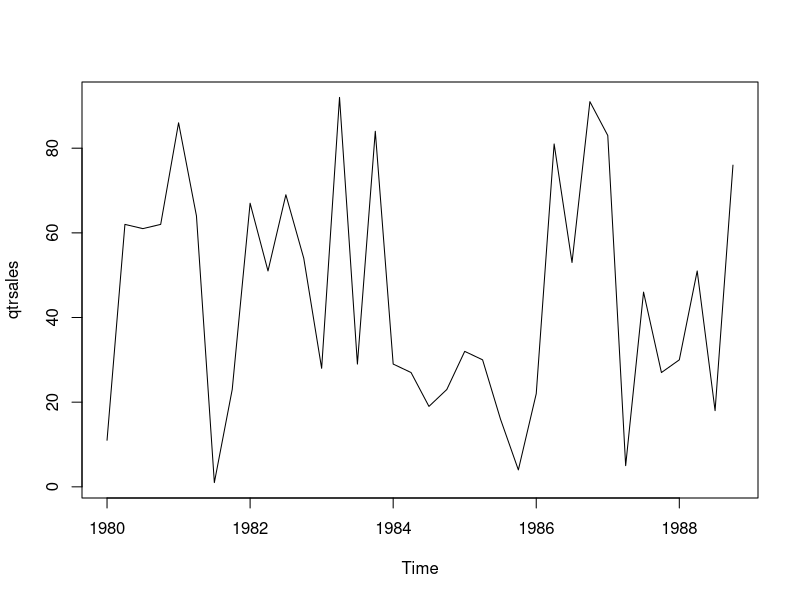

Reproduce this figure in R.
#first create a vector of numerical values
# 36 observations 
set.seed(1234)
(sales = round(runif(3*12)*100,0))
length(sales)

#This data can be daily, weekly, monthly, quartler, yearly data
#create yearly time series : start year 1980

#Yearly----
(yearlysales = ts(sales, start=c(1980), frequency=1))
(yearlysales1 = ts(sales, start=c(1980,3), frequency=1)) 
# 3rd yr from 1980

methods(class=ts)

#Quarterly -----
12/4  # freq=4
(qtrsales = ts(sales, start=c(1980), frequency=4))
plot(qtrsales)
#list data from Qtr3 1980 to  1985
window(qtrsales, start=c(1980, 3), end=c(1985, 2))


#Monthly -----
12/12  # freq=12 start month=Mar/ 1990
(monsales = ts(sales, start=c(1990,3), frequency=12))

#create data from Feb 2000 to Nov 2002
(monsales1 = ts(sales, start=c(2000,2), end=c(2002,11), frequency=12))
length(monsales1)

#see subset of sales data : May 2000 to Aug 2001
window(monsales1, start=c(2000, 5), end=c(2001, 8))
monsales1
str(monsales1)
length(monsales1)
sales2= ceiling(rnorm(365, mean=100, sd=10))
(dailysales =ts(sales2, start=c(2017,1),frequency=365))
mean(window(dailysales, start=c(2017,1), end=c(2017,10)))
head(sales2)
